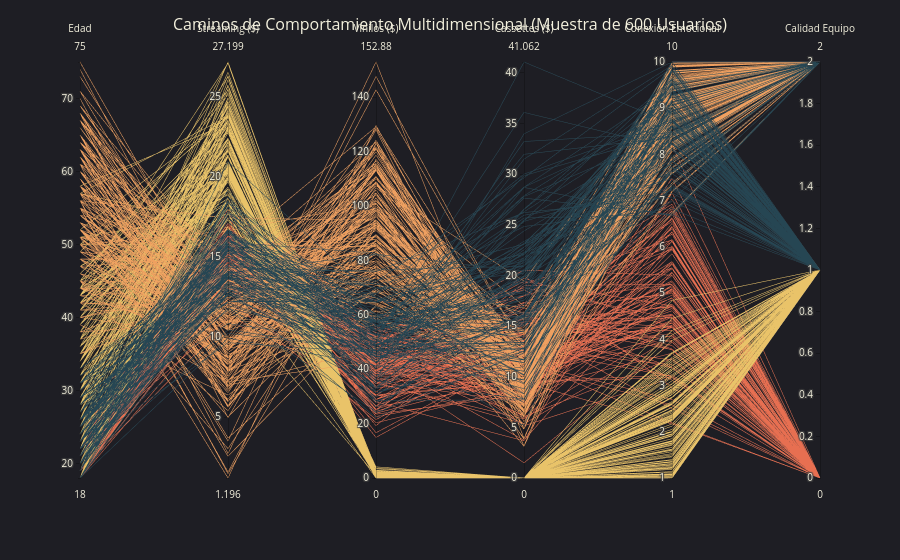

Write notebook code for a chart like this one.
### Markdown cell above
### 6. Visualización de Coordenadas Paralelas (Parallel Coordinates Plot)
Este gráfico mapea simultáneamente todas las dimensiones cuantitativas de nuestra investigación. Permite usar **Linked Brushing** directamente en la pantalla con el mouse sobre la columna de **Edad** o **Conexión Emocional** para iluminar dinámicamente cómo se entrelazan los diferentes perfiles.

### Code cell
df_sample_plot = df_usuarios.sample(600, random_state=42).copy()

fig_parallel = px.parallel_coordinates(
    df_sample_plot,
    dimensions=["edad", "gasto_streaming", "gasto_vinilos", "gasto_cassettes", "conexion_emocional", "fidelidad_equipo"],
    color="cluster",
    color_continuous_scale=[(0.0, "#E76F51"), (0.33, "#E9C46A"), (0.66, "#F4A261"), (1.0, "#264653")],
    labels={
        "edad": "Edad",
        "gasto_streaming": "Streaming ($)",
        "gasto_vinilos": "Vinilos ($)",
        "gasto_cassettes": "Cassettes ($)",
        "conexion_emocional": "Conexión Emocional",
        "fidelidad_equipo": "Calidad Equipo"
    }
)

fig_parallel.update_layout(
    title=dict(
        text="Caminos de Comportamiento Multidimensional (Muestra de 600 Usuarios)",
        font=dict(size=16, color="#F4F1DE"),
        x=0.5
    ),
    paper_bgcolor="#1E1E24",
    font=dict(color="#F4F1DE"),
    coloraxis_showscale=False
)
fig_parallel.show()

### Figure 1 — Plotly figure (JSON) as saved in the notebook; plotly's stock layout.template omitted (floating-point values rounded to 4 significant figures; data arrays with more than 128 entries replaced by an {"elided": "..."} marker saying what was removed)
{"data": [{"dimensions": [{"label": "Edad", "values": {"elided": "600 int values"}}, {"label": "Streaming ($)", "values": {"elided": "600 float values"}}, {"label": "Vinilos ($)", "values": {"elided": "600 float values"}}, {"label": "Cassettes ($)", "values": {"elided": "600 float values"}}, {"label": "Conexión Emocional", "values": {"elided": "600 float values"}}, {"label": "Calidad Equipo", "values": {"elided": "600 int values"}}], "domain": {"x": [0, 1], "y": [0, 1]}, "line": {"color": {"elided": "600 int values"}, "coloraxis": "coloraxis"}, "name": "", "type": "parcoords"}], "layout": {"coloraxis": {"autocolorscale": false, "colorbar": {"title": {"text": "cluster"}}, "colorscale": [[0, "#E76F51"], [0.33, "#E9C46A"], [0.66, "#F4A261"], [1, "#264653"]], "showscale": false}, "font": {"color": "#F4F1DE"}, "legend": {"tracegroupgap": 0}, "margin": {"t": 60}, "paper_bgcolor": "#1E1E24", "title": {"font": {"color": "#F4F1DE", "size": 16}, "text": "Caminos de Comportamiento Multidimensional (Muestra de 600 Usuarios)", "x": 0.5}}}
